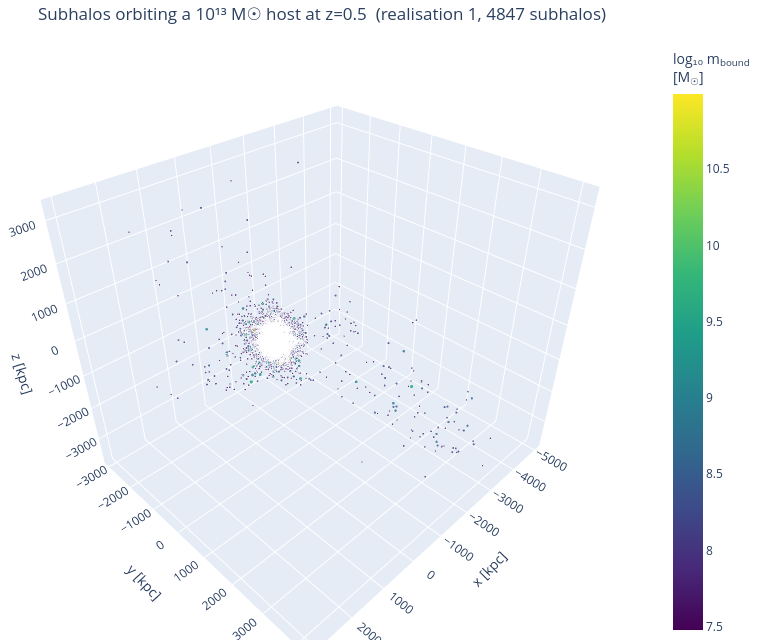

The notebook cell saved with this chart:
### Markdown cell above
## 6. Interactive 3D view of the subhalo population

Finally, let's *see* the subhalos. The plot below is fully interactive — drag to
rotate, scroll to zoom. Each point is a subhalo, coloured by its current bound
mass; the translucent sphere marks the host virial radius. Point size scales
with mass.

### Code cell
import plotly.graph_objects as go

# One host realisation makes the clearest picture; change to see others.
which_tree = np.unique(tree[is_host])[0]
sel3d = is_sub & (tree == which_tree)

xs, ys, zs = x[sel3d], y[sel3d], z[sel3d]
ms = m_bound[sel3d]
logm = np.log10(ms)

# Translucent host virial sphere
u, v = np.mgrid[0:2*np.pi:40j, 0:np.pi:20j]
sx = Rvir_host * np.cos(u) * np.sin(v)
sy = Rvir_host * np.sin(u) * np.sin(v)
sz = Rvir_host * np.cos(v)

fig = go.Figure()
fig.add_trace(go.Surface(x=sx, y=sy, z=sz, opacity=0.12, showscale=False,
                         colorscale=[[0, "gray"], [1, "gray"]], hoverinfo="skip",
                         name="host R_vir"))
fig.add_trace(go.Scatter3d(
    x=xs, y=ys, z=zs, mode="markers",
    marker=dict(size=2 + 4*(logm - logm.min())/(np.ptp(logm) + 1e-9),
                color=logm, colorscale="Viridis", opacity=0.8,
                colorbar=dict(title="log₁₀ m<sub>bound</sub><br>[M<sub>☉</sub>]")),
    text=[f"m_bound = {m:.2e} Msun" for m in ms],
    hovertemplate="%{text}<extra></extra>", name="subhalos"))
fig.update_layout(
    title=f"Subhalos orbiting a 10¹³ M☉ host at z=0.5  (realisation {which_tree}, "
          f"{sel3d.sum()} subhalos)",
    scene=dict(xaxis_title="x [kpc]", yaxis_title="y [kpc]", zaxis_title="z [kpc]",
               aspectmode="data"),
    width=760, height=640, margin=dict(l=0, r=0, t=40, b=0))
fig.show()

### Figure 1 — Plotly figure (JSON) as saved in the notebook; plotly's stock layout.template omitted (floating-point values rounded to 4 significant figures; data arrays with more than 128 entries replaced by an {"elided": "..."} marker saying what was removed)
{"data": [{"colorscale": [[0, "gray"], [1, "gray"]], "hoverinfo": "skip", "name": "host R_vir", "opacity": 0.12, "showscale": false, "type": "surface", "x": {"elided": "40x20 float values"}, "y": {"elided": "40x20 float values"}, "z": {"elided": "40x20 float values"}}, {"hovertemplate": "%{text}<extra></extra>", "marker": {"color": {"elided": "4847 float values"}, "colorbar": {"title": {"text": "log₁₀ m<sub>bound</sub><br>[M<sub>☉</sub>]"}}, "colorscale": [[0.0, "#440154"], [0.1111, "#482878"], [0.2222, "#3e4989"], [0.3333, "#31688e"], [0.4444, "#26828e"], [0.5556, "#1f9e89"], [0.6667, "#35b779"], [0.7778, "#6ece58"], [0.8889, "#b5de2b"], [1.0, "#fde725"]], "opacity": 0.8, "size": {"elided": "4847 float values"}}, "mode": "markers", "name": "subhalos", "text": {"elided": "4847 str values"}, "type": "scatter3d", "x": {"elided": "4847 float values"}, "y": {"elided": "4847 float values"}, "z": {"elided": "4847 float values"}}], "layout": {"height": 640, "margin": {"b": 0, "l": 0, "r": 0, "t": 40}, "scene": {"aspectmode": "data", "xaxis": {"title": {"text": "x [kpc]"}}, "yaxis": {"title": {"text": "y [kpc]"}}, "zaxis": {"title": {"text": "z [kpc]"}}}, "title": {"text": "Subhalos orbiting a 10¹³ M☉ host at z=0.5  (realisation 1, 4847 subhalos)"}, "width": 760}}
